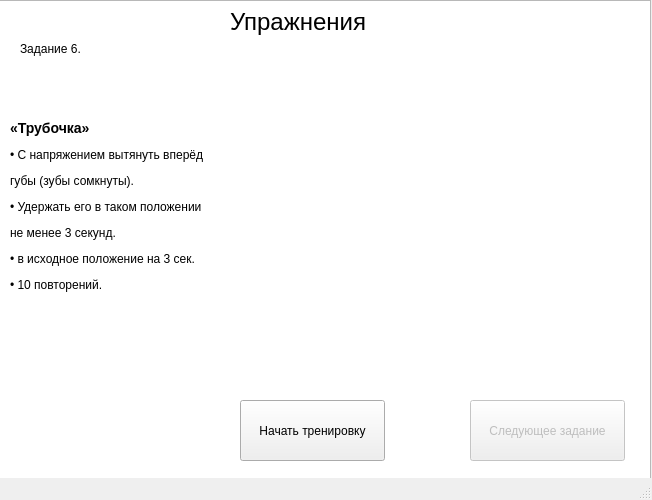
<?xml version="1.0" encoding="UTF-8"?>
<ui version="4.0">
 <class>MainWindow</class>
 <widget class="QMainWindow" name="MainWindow">
  <property name="enabled">
   <bool>true</bool>
  </property>
  <property name="geometry">
   <rect>
    <x>0</x>
    <y>0</y>
    <width>652</width>
    <height>500</height>
   </rect>
  </property>
  <property name="windowTitle">
   <string>Тренировка</string>
  </property>
  <widget class="QWidget" name="centralwidget">
   <widget class="QLabel" name="label">
    <property name="geometry">
     <rect>
      <x>230</x>
      <y>6</y>
      <width>141</width>
      <height>31</height>
     </rect>
    </property>
    <property name="font">
     <font>
      <pointsize>18</pointsize>
     </font>
    </property>
    <property name="text">
     <string>Упражнения</string>
    </property>
   </widget>
   <widget class="QListView" name="listView">
    <property name="geometry">
     <rect>
      <x>-10</x>
      <y>0</y>
      <width>661</width>
      <height>971</height>
     </rect>
    </property>
    <property name="autoScroll">
     <bool>false</bool>
    </property>
   </widget>
   <widget class="QWidget" name="horizontalLayoutWidget">
    <property name="geometry">
     <rect>
      <x>30</x>
      <y>480</y>
      <width>731</width>
      <height>80</height>
     </rect>
    </property>
    <layout class="QHBoxLayout" name="horizontalLayout"/>
   </widget>
   <widget class="QPushButton" name="pushButton">
    <property name="geometry">
     <rect>
      <x>240</x>
      <y>400</y>
      <width>145</width>
      <height>61</height>
     </rect>
    </property>
    <property name="text">
     <string>Начать тренировку</string>
    </property>
   </widget>
   <widget class="QLabel" name="label_3">
    <property name="geometry">
     <rect>
      <x>20</x>
      <y>40</y>
      <width>105</width>
      <height>17</height>
     </rect>
    </property>
    <property name="text">
     <string>Задание 6.</string>
    </property>
   </widget>
   <widget class="QWidget" name="horizontalLayoutWidget_2">
    <property name="geometry">
     <rect>
      <x>10</x>
      <y>60</y>
      <width>631</width>
      <height>293</height>
     </rect>
    </property>
    <layout class="QHBoxLayout" name="horizontalLayout_2">
     <item>
      <widget class="QLabel" name="label_4">
       <property name="text">
        <string>&lt;html&gt;&lt;head/&gt;&lt;body&gt;&lt;h3 style=&quot; margin-top:0px; margin-bottom:0px; margin-left:0px; margin-right:0px; -qt-block-indent:0; text-indent:0px; background-color:transparent;&quot;&gt;&lt;span style=&quot; font-family:'Liberation Serif,serif'; font-size:14pt; font-weight:600; background-color:transparent;&quot;&gt;«Трубочка&lt;/span&gt;&lt;span style=&quot; font-size:large; font-weight:600;&quot;&gt;»&lt;/span&gt;&lt;/h3&gt;&lt;p&gt;• С напряжением вытянуть вперёд&lt;/p&gt;&lt;p&gt; губы (зубы сомкнуты). &lt;/p&gt;&lt;p&gt;• Удержать его в таком положении&lt;/p&gt;&lt;p&gt;не менее 3 секунд. &lt;/p&gt;&lt;p&gt;• в исходное положение на 3 сек. &lt;/p&gt;&lt;p&gt;• 10 повторений. &lt;/p&gt;&lt;/body&gt;&lt;/html&gt;</string>
       </property>
      </widget>
     </item>
     <item>
      <widget class="QLabel" name="label_2">
       <property name="contextMenuPolicy">
        <enum>Qt::DefaultContextMenu</enum>
       </property>
       <property name="layoutDirection">
        <enum>Qt::RightToLeft</enum>
       </property>
       <property name="text">
        <string/>
       </property>
       <property name="pixmap">
        <pixmap>train/train6.jpg</pixmap>
       </property>
      </widget>
     </item>
    </layout>
   </widget>
   <widget class="QPushButton" name="pushButton_2">
    <property name="enabled">
     <bool>false</bool>
    </property>
    <property name="geometry">
     <rect>
      <x>470</x>
      <y>400</y>
      <width>155</width>
      <height>61</height>
     </rect>
    </property>
    <property name="text">
     <string>Следующее задание</string>
    </property>
   </widget>
   <zorder>listView</zorder>
   <zorder>label</zorder>
   <zorder>horizontalLayoutWidget</zorder>
   <zorder>pushButton</zorder>
   <zorder>label_3</zorder>
   <zorder>horizontalLayoutWidget_2</zorder>
   <zorder>pushButton_2</zorder>
  </widget>
  <widget class="QStatusBar" name="statusbar"/>
 </widget>
 <resources/>
 <connections/>
</ui>
